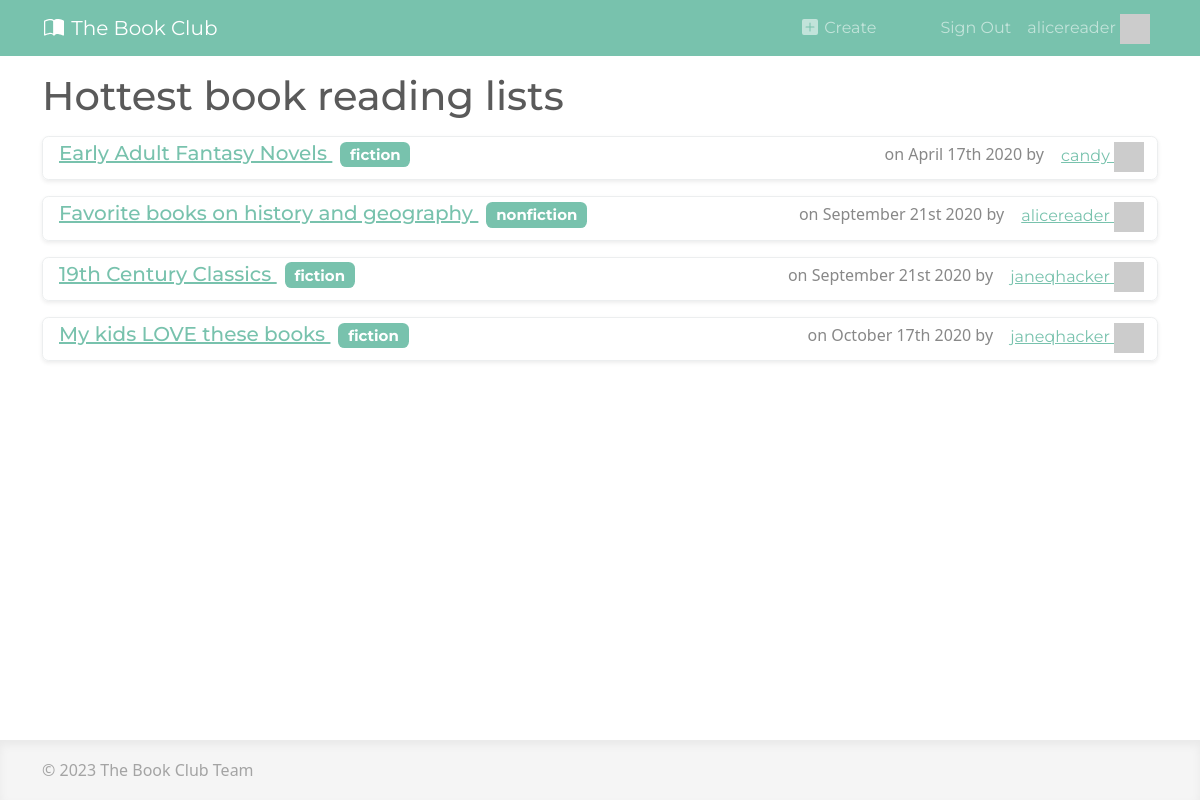
Screenshot of / (signed in) with the database file from the repository.
### apps/accounts/models.py (models this page shows, shortened)
class User(AbstractUser):
    bio = models.TextField()
    def gravatar(self, size=None):
        GRAVATAR_URL = 'https://gravatar.com/avatar/%s?d=identicon%s'
        email = str(self.email).strip().lower()
        digest = hashlib.md5(email.encode('utf-8')).hexdigest()
        if size:
            size_str = '&s=%i' % size
        else:
            size_str = ''
        return GRAVATAR_URL % (digest, size_str)

### apps/core/models.py (models this page shows, shortened)
class ReadingList(models.Model):
    title = models.CharField(max_length=100)
    category = models.CharField(max_length=64, choices=GENRES)
    description = models.TextField()
    created = models.DateTimeField(auto_now_add=True) # Add current date
    last_modified = models.DateTimeField(auto_now=True)
    creator_user = models.ForeignKey(
        User,
        on_delete=models.CASCADE,
        help_text='User who created this reading list',
    )
    score = models.IntegerField(default=0)
    views = models.PositiveIntegerField(default=0)
    def __str__(self):
        return self.title

### apps/core/views.py (the view)
# urls.py: path('', views.reading_list_home, name="home"),
def reading_list_home(request):
    reading_lists = ReadingList.objects.all().select_related('creator_user')
    reading_lists = reading_lists.order_by('-score')
    page_number = request.GET.get('page', 1)
    paginator = Paginator(reading_lists, 4)
    results_page = paginator.page(page_number)
    context = {
        'results_page': results_page,
    }
    return render(request, 'pages/home.html', context)

### apps/core/templates/pages/home.html (shortened to what this page needs)
{% extends "base.html" %}
{% block content %}
<h1>Hottest book reading lists</h1>
{% include "snippets/reading_lists.html" %}
{% endblock content %}

### apps/core/templates/snippets/navbar.html (shortened to what this page needs)
<nav class="navbar navbar-expand-md navbar-dark bg-primary text-light">
    <div class="container">
        <a class="navbar-brand" href="/">
            The Book Club
        </a>
        <div class="collapse navbar-collapse" id="navbarSupportedContent">
            <ul class="navbar-nav ms-auto">
                {% if request.user.is_authenticated %}
                    <li class="nav-item me-5">
                        <a href="/list/create/" class="nav-link">
                            Create
                        </a>
                    </li>
                    <li class="nav-item">
                        <a class="nav-link" href="{% url 'logout' %}" >Sign Out</a>
                    </li>
                    <li class="nav-item">
                        <a class="nav-link" href="{% url 'view_profile' request.user %}" >
                            {{ request.user }}
                            <img src="{{ user.gravatar }}" class="navbar-avatar" />
                        </a>
                    </li>
                {% endif %}
            </ul>
        </div>
    </div>
</nav>

### apps/core/templates/snippets/reading_lists.html (shortened to what this page needs)
{% load django_bootstrap5 %}
{% for rl in results_page %}
    <div class="d-flex justify-content-between mt-3 border rounded shadow-sm">
        <div class="ms-3 mt-1 mb-1 position-relative">
            <h5><a href="/list/{{ rl.id }}/" class="stretched-link">{{ rl }} <span class="badge bg-primary ms-2">{{ rl.category }}</span></a></h5>
        </div>
        <div>
            on {{ rl.created|date:"F jS Y" }} by
            <a class="btn btn-link" href="{% url "view_profile" rl.creator_user.username %}">
                {{ rl.creator_user }}
                <img src="{{ rl.creator_user.gravatar }}" class="navbar-avatar" />
            </a>
        </div>
    </div>
{% empty %}
    <p>No reading lists... yet!</p>
{% endfor %}

### apps/core/static/css/custom.css (style rules this page uses)
html { position: relative; min-height: 100%; }
body { margin-bottom: 150px; }
.navbar-avatar { height: 30px; margin-top: -10px; margin-bottom: -10px; }

### rows the page displays
User: user "alicereader"
ReadingList: title "Early Adult Fantasy Novels", category "fiction", created "April 17th 2020", creator_user "candy"
ReadingList: title "Favorite books on history and geography", category "nonfiction", created "September 21st 2020", creator_user "alicereader"
ReadingList: title "19th Century Classics", category "fiction", created "September 21st 2020", creator_user "janeqhacker"
ReadingList: title "My kids LOVE these books", category "fiction", created "October 17th 2020", creator_user "janeqhacker"
